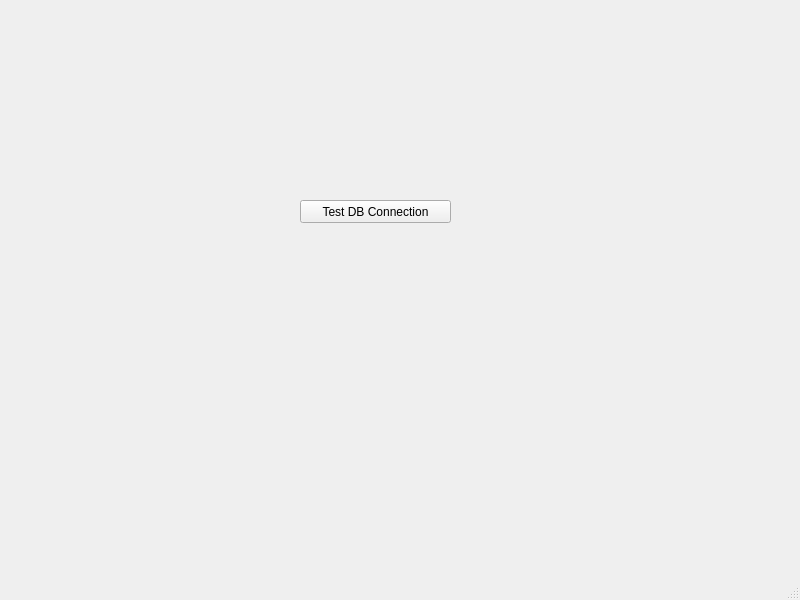
<?xml version="1.0" encoding="UTF-8"?>
<ui version="4.0">
 <class>dbConnectionTest</class>
 <widget class="QMainWindow" name="dbConnectionTest">
  <property name="geometry">
   <rect>
    <x>0</x>
    <y>0</y>
    <width>800</width>
    <height>600</height>
   </rect>
  </property>
  <property name="font">
   <font>
    <family>Arial</family>
    <pointsize>9</pointsize>
   </font>
  </property>
  <property name="windowTitle">
   <string>DB Connection Test</string>
  </property>
  <widget class="QWidget" name="centralwidget">
   <widget class="QPushButton" name="btnConnect">
    <property name="geometry">
     <rect>
      <x>300</x>
      <y>200</y>
      <width>151</width>
      <height>23</height>
     </rect>
    </property>
    <property name="text">
     <string>Test DB Connection</string>
    </property>
   </widget>
  </widget>
  <widget class="QMenuBar" name="menubar">
   <property name="geometry">
    <rect>
     <x>0</x>
     <y>0</y>
     <width>800</width>
     <height>21</height>
    </rect>
   </property>
  </widget>
  <widget class="QStatusBar" name="statusbar"/>
 </widget>
 <resources/>
 <connections/>
</ui>
